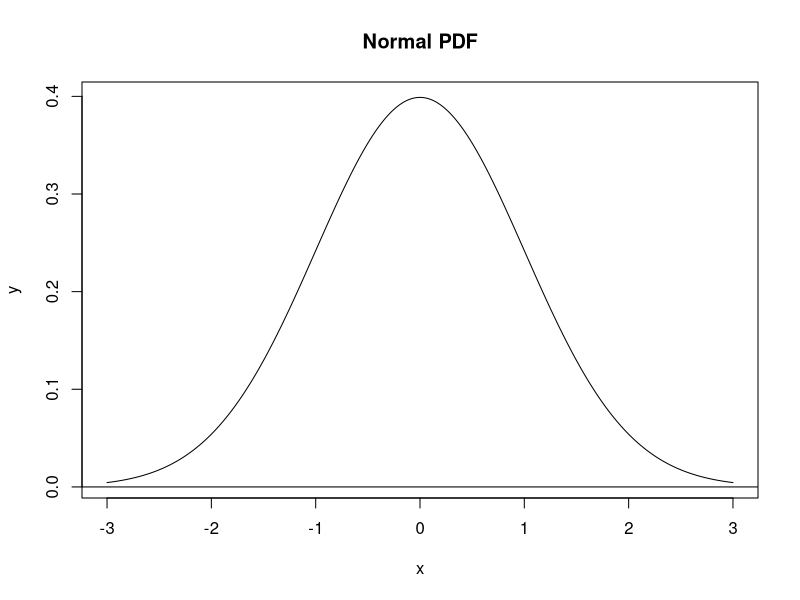
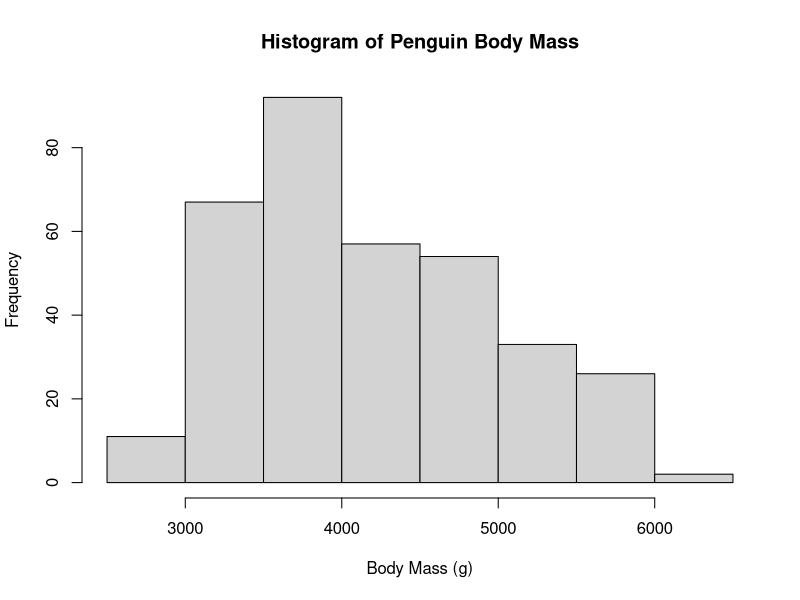
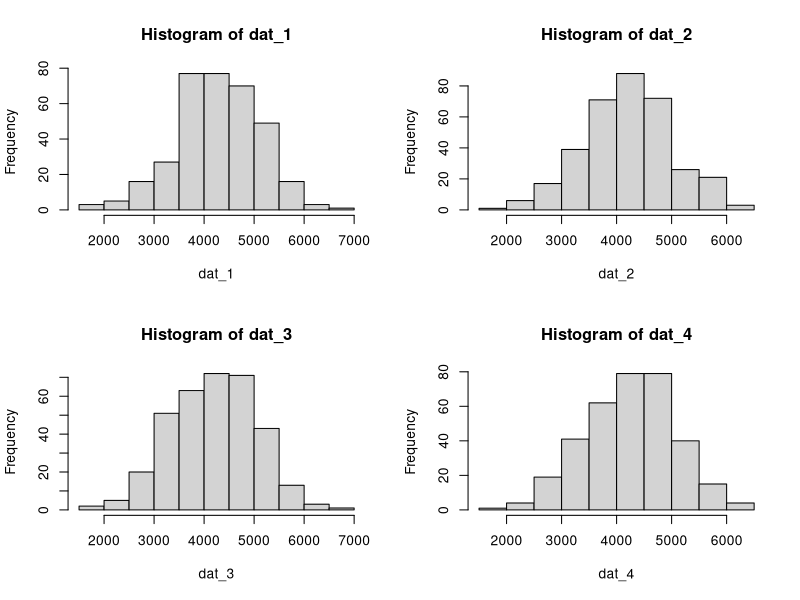
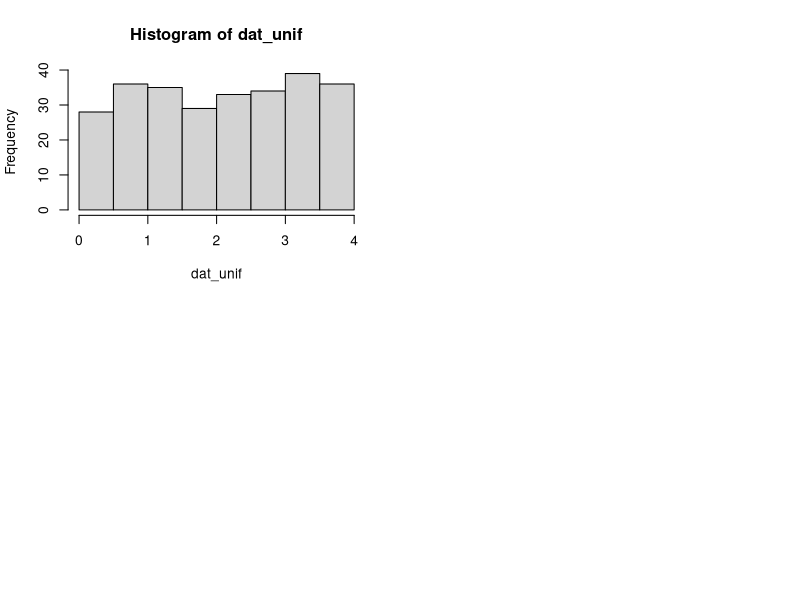
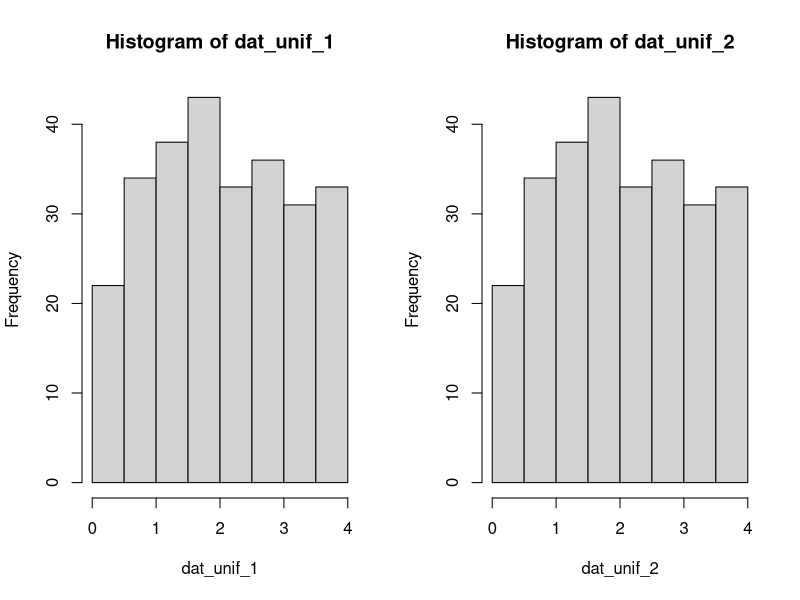
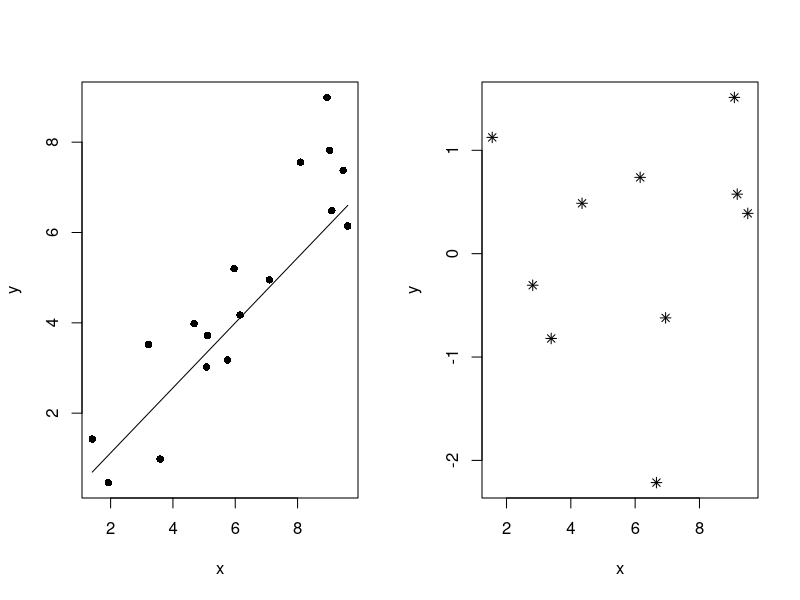
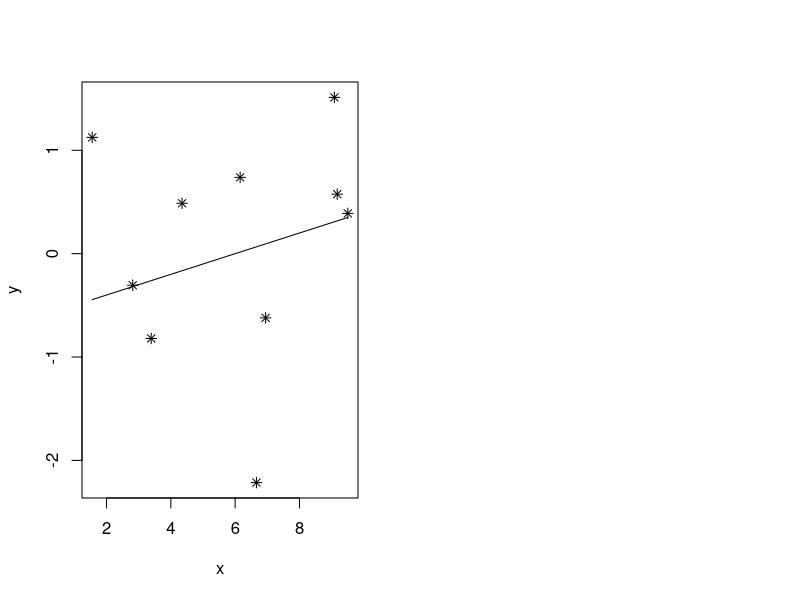
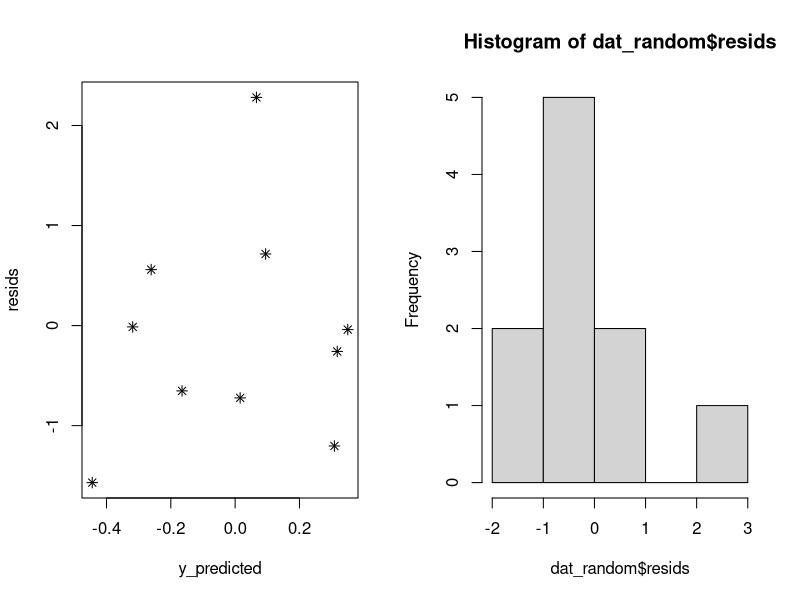

The R script that drew these images, in order:
# Calculates the value of y for a linear function, given the coordinates
# of a known point (x1, y1) and the slope of the line.
line_point_slope = function(x, x1, y1, slope)
{
  get_y_intercept = 
    function(x1, y1, slope) 
      return(-(x1 * slope) + y1)
  
  linear = 
    function(x, yint, slope) 
      return(yint + x * slope)
  
  return(linear(x, get_y_intercept(x1, y1, slope), slope))
}


# Generate a vector of x-values
x = seq(-3, 3, length.out = 1000)
y = dnorm(x)

plot(x, y, main = "Normal PDF", type = "l")
abline(h = 0)


require(palmerpenguins)
hist(
  penguins$body_mass_g,
  main = "Histogram of Penguin Body Mass",
  xlab = "Body Mass (g)")

mean(penguins$body_mass_g, na.rm = TRUE)
sd(penguins$body_mass_g, na.rm = TRUE)
nrow(penguins)

# mean(penguins$body_mass_g, na.rm = FALSE)
# sd(penguins$body_mass_g, na.rm = FALSE)

n_samples = 344
pop_sd = 802
pop_mean = 4202


dat_1 = rnorm(n = n_samples, mean = pop_mean, sd = pop_sd)
dat_2 = rnorm(n = n_samples, mean = pop_mean, sd = pop_sd)
dat_3 = rnorm(n = n_samples, mean = pop_mean, sd = pop_sd)
dat_4 = rnorm(n = n_samples, mean = pop_mean, sd = pop_sd)


par(mfrow = c(2, 2))

hist(dat_1)
hist(dat_2)
hist(dat_3)
hist(dat_4)


dat_unif = runif(n = 270, min = 0, max = 4)
hist(dat_unif)


set.seed(1)
dat_unif_1 = runif(n = 270, min = 0, max = 4)
set.seed(1)
dat_unif_2 = runif(n = 270, min = 0, max = 4)

par(mfrow = c(1, 2))
hist(dat_unif_1)
hist(dat_unif_2)




set.seed(123)
n = 17
slope = 0.7
intcp = 0.2

guess_x = 6
guess_y = 4
guess_slope = 0.72

x = runif(n = n, min = 1, max = 10)
y = rnorm(n = n, mean = slope * x + intcp)

plot(x, y, pch = 16)
curve(line_point_slope(x, guess_x, guess_y, guess_slope), add = T)




# par(mfrow = c(1, 1))
set.seed(1)
n_pts = 10
x_min = 1
x_max = 10

# X values are uniformly distributed
x_random = runif(n = n_pts, min = x_min, max = x_max)

# Y values are normally-distributed.
# I used the default parameters for mean and sd.
y_random = rnorm(n = n_pts)

dat_random = data.frame(x = x_random, y = y_random)
dat_random
plot(y ~ x, data = dat_random, pch = 8)

guess_x = 6
guess_y = 0
guess_slope = 0.1

plot(y ~ x, data = dat_random, pch = 8)
curve(line_point_slope(x, guess_x, guess_y, guess_slope), add = T)
y_predicted = line_point_slope(dat_random$x, guess_x, guess_y, guess_slope)

dat_random = cbind(dat_random, y_predicted)
resids = dat_random$y_predicted-dat_random$y
dat_random = cbind(dat_random, resids)
dat_random
sum(abs(dat_random$resids))
par(mfrow = c(1, 2))
plot(resids ~ y_predicted , data = dat_random, pch = 8)

hist(dat_random$resids)





my_mean =  10.4
my_sd = 2.4
norm_17  = rnorm(n = 17, mean = my_mean, sd = my_sd)
norm_17
norm_30 = rnorm(n = 30, mean = my_mean, sd = my_sd)
norm_300 = rnorm(n = 300, mean = my_mean, sd = my_sd)
norm_3000 = rnorm(n = 3000, mean = my_mean, sd = my_sd)

png("lab_04_hist_01.png",  width = 1500, height = 1600, 
    res = 180, units = "px")
par(mfrow = c(2, 2))
hist(norm_17,main = paste("number of points", 17))
hist(norm_30,main = paste("number of points", 30))
hist(norm_300,main = paste("number of points", 300))
hist(norm_3000,main = paste("number of points", 3000))
dev.off()



# Generate a vector of x-values
x = seq(-6, 6, length.out = 1000)
# dnorm: density function of the normal distribution
# rnorm: random sampling from the normal distribution
y = dnorm(x)

plot(x, y, main = "Standard Normal PDF", type = "l", xlim = c(-3, 3))
abline(h = 0)

# svg("norm_1.svg")
# pdf(file = here("norm_1.pdf"))
pdf("norm_1.pdf")
my_mean =  10.4
my_sd = 2.4
# Generate a vector of x-values
x = seq(0, 20, length.out = 1000)
y = dnorm(x,mean = my_mean, sd = my_sd,log = FALSE)
plot(x, y, main = paste("Normal PDF mean=10.4;sd=2.4"), type = "l", 
     xlim = c(0, 20),ylim = c(0, 0.2))
abline(h = 0)

dev.off()






png("Q10.png",  width = 1500, height = 1600, 
    res = 180, units = "px")
par(mfrow = c(2, 2))

set.seed(1)
n_pts = 100
x_min = 1
x_max = 30

# X values are uniformly distributed
x_random = runif(n = n_pts, min = x_min, max = x_max)
y_random = rnorm(n = n_pts)
dat_random = data.frame(x = x_random, y = y_random)

plot(y ~ x, data = dat_random,main = paste("scatterplots"),col="steelblue")

hist(dat_random$x,main = paste("hist"),col="steelblue")
boxplot(x,data=dat_random, main="boxplot",col="steelblue")
barplot(dat_random$x, main="barplot",col="steelblue")
dev.off()




png("Q14.png",  width = 1500, height = 1600, 
    res = 180, units = "px")

# par(mfrow = c(2, 2))

set.seed(1)


n = 17
slope = 0.8
intcp = 0.2

guess_x = 6
guess_y = 4
guess_slope = 0.72

x = runif(n = n, min = 1, max = 20)
y = rnorm(n = n, mean = slope * x + intcp)

plot(x, y, pch = 16)
curve(line_point_slope(x, guess_x, guess_y, guess_slope), add = T)
y_predicted = line_point_slope(dat_random$x, guess_x, guess_y, guess_slope)

dat_random = cbind(dat_random, y_predicted)
resids = dat_random$y_predicted-dat_random$y
dat_random = cbind(dat_random, resids)
dat_random
sum(abs(dat_random$resids))
par(mfrow = c(1, 2))
plot(resids ~ y_predicted , data = dat_random, main = paste("scatterplots of resids vs. y_predicted"),pch = 8)

hist(dat_random$resids)

dev.off()
